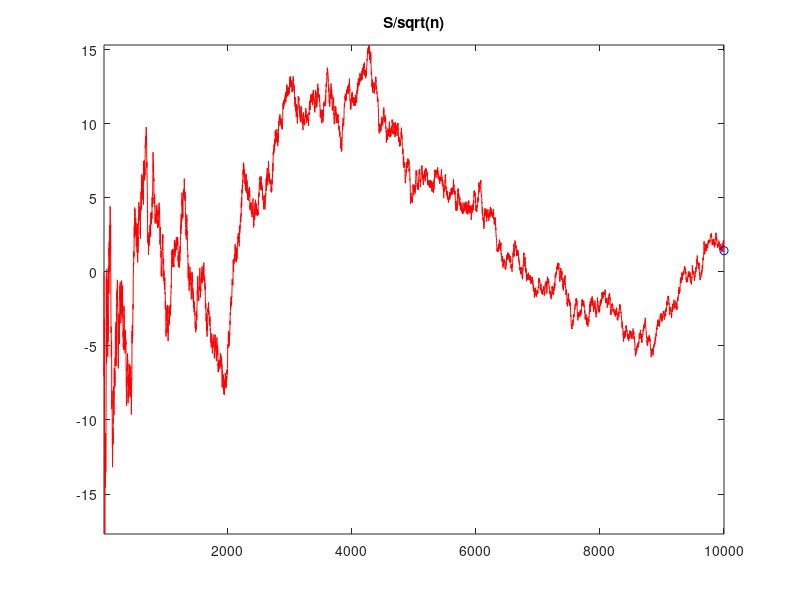

Recreate this plot in MATLAB.
nIter = 10000;
S = zeros(1,nIter);
for n = 2:nIter
    S(n) = S(n-1) + 10*randn;
end
n = 1:nIter;
comet(n,S);title('S');pause(3)
comet(n,S./n);title('S/n');pause(3)
comet(n,S./sqrt(n));title('S/sqrt(n)');pause(3)

